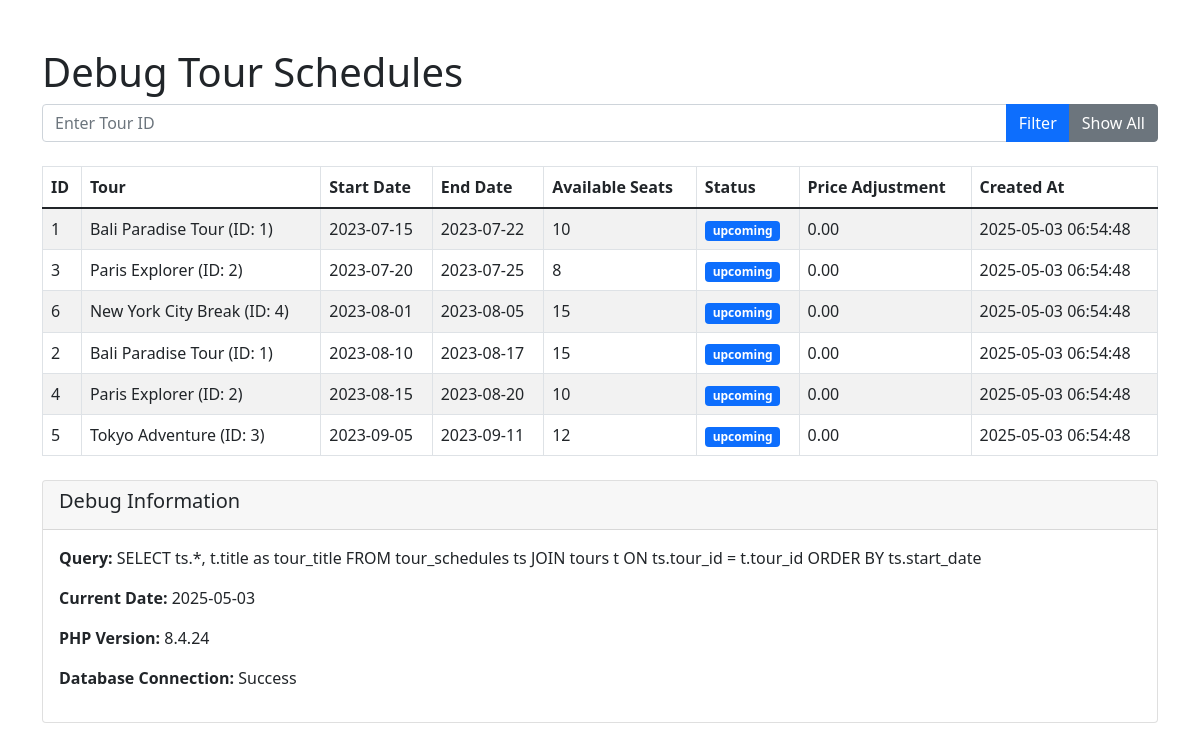
Page /debug-schedules.php (signed in) on the committed database.
### tables this page shows
CREATE TABLE IF NOT EXISTS tour_schedules (
    schedule_id INT AUTO_INCREMENT PRIMARY KEY,
    tour_id INT NOT NULL,
    start_date DATE NOT NULL,
    end_date DATE NOT NULL,
    available_seats INT NOT NULL,
    guide_name VARCHAR(100),
    price_adjustment DECIMAL(10, 2) DEFAULT 0.00,  
    status ENUM('upcoming', 'ongoing', 'completed', 'cancelled') DEFAULT 'upcoming',
    created_at DATETIME DEFAULT CURRENT_TIMESTAMP,
    updated_at DATETIME DEFAULT CURRENT_TIMESTAMP ON UPDATE CURRENT_TIMESTAMP,
    FOREIGN KEY (tour_id) REFERENCES tours(tour_id) ON DELETE CASCADE
);

CREATE TABLE IF NOT EXISTS tours (
    tour_id INT AUTO_INCREMENT PRIMARY KEY,
    title VARCHAR(100) NOT NULL,
    description TEXT NOT NULL,
    destination_id INT,
    price DECIMAL(10, 2) NOT NULL,
    duration INT NOT NULL,  
    max_people INT NOT NULL,
    inclusions TEXT,
    exclusions TEXT,
    image VARCHAR(255),
    is_featured BOOLEAN DEFAULT FALSE,
    is_active BOOLEAN DEFAULT TRUE,
    admin_id INT DEFAULT NULL,
    created_at DATETIME DEFAULT CURRENT_TIMESTAMP,
    updated_at DATETIME DEFAULT CURRENT_TIMESTAMP ON UPDATE CURRENT_TIMESTAMP,
    FOREIGN KEY (destination_id) REFERENCES destinations(destination_id) ON DELETE SET NULL,
    FOREIGN KEY (admin_id) REFERENCES users(user_id) ON DELETE SET NULL
);

### debug-schedules.php (the view, shortened to what this page needs)
<?php
$database = new Database();
$db = $database->getConnection();
$tour_id = isset($_GET['tour_id']) ? $_GET['tour_id'] : null;
if ($tour_id) {
    $query = "SELECT ts.*, t.title as tour_title
              FROM tour_schedules ts
              JOIN tours t ON ts.tour_id = t.tour_id
              WHERE ts.tour_id = :tour_id
              ORDER BY ts.start_date";
    $stmt = $db->prepare($query);
    $stmt->bindParam(":tour_id", $tour_id);
} else {
    $query = "SELECT ts.*, t.title as tour_title
              FROM tour_schedules ts
              JOIN tours t ON ts.tour_id = t.tour_id
              ORDER BY ts.start_date";
    $stmt = $db->prepare($query);
}
$stmt->execute();
$schedules = $stmt->fetchAll(PDO::FETCH_ASSOC);
?>
<!DOCTYPE html>
<html lang="en">
<head>
    <link href="https://cdn.jsdelivr.net/npm/bootstrap@5.1.3/dist/css/bootstrap.min.css" rel="stylesheet">
</head>
<body>
    <div class="container mt-5">
        <h1>Debug Tour Schedules</h1>
        <form action="" method="get" class="mb-4">
            <div class="input-group">
                <input type="text" name="tour_id" class="form-control" placeholder="Enter Tour ID" value="<?php echo $tour_id; ?>">
                <button type="submit" class="btn btn-primary">Filter</button>
                <a href="debug-schedules.php" class="btn btn-secondary">Show All</a>
            </div>
        </form>
        <table class="table table-bordered table-striped">
            <thead>
                <tr>
                    <th>ID</th>
                    <th>Tour</th>
                    <th>Start Date</th>
                    <th>End Date</th>
                    <th>Available Seats</th>
                    <th>Status</th>
                    <th>Price Adjustment</th>
                    <th>Created At</th>
                </tr>
            </thead>
            <tbody>
                <?php if (count($schedules) > 0): ?>
                    <?php foreach ($schedules as $schedule): ?>
                        <tr>
                            <td><?php echo $schedule['schedule_id']; ?></td>
                            <td><?php echo $schedule['tour_title']; ?> (ID: <?php echo $schedule['tour_id']; ?>)</td>
                            <td><?php echo $schedule['start_date']; ?></td>
                            <td><?php echo $schedule['end_date']; ?></td>
                            <td><?php echo $schedule['available_seats']; ?></td>
                            <td>
                                <span class="badge bg-<?php
                                    echo $schedule['status'] == 'upcoming' ? 'primary' :
                                        ($schedule['status'] == 'ongoing' ? 'success' :
                                            ($schedule['status'] == 'completed' ? 'secondary' : 'danger'));
                                ?>">
                                    <?php echo $schedule['status']; ?>
                                </span>
                            </td>
                            <td><?php echo $schedule['price_adjustment']; ?></td>
                            <td><?php echo $schedule['created_at']; ?></td>
                        </tr>
                    <?php endforeach; ?>
                <?php else: ?>
                    <tr>
                        <td colspan="8" class="text-center">No schedules found</td>
                    </tr>
                <?php endif; ?>
            </tbody>
        </table>
        <div class="card mt-4">
            <div class="card-header">
                <h5>Debug Information</h5>
            </div>
            <div class="card-body">
                <p><strong>Query:</strong> <?php echo $query; ?></p>
                <p><strong>Current Date:</strong> <?php echo date('Y-m-d'); ?></p>
                <p><strong>PHP Version:</strong> <?php echo phpversion(); ?></p>
                <p><strong>Database Connection:</strong> <?php echo $db ? 'Success' : 'Failed'; ?></p>
            </div>
        </div>
    </div>
</body>
</html>

### rows in the picture
tour_schedules: schedule_id "1", tour.title "Bali Paradise Tour", tour "1", start_date "2023-07-15", end_date "2023-07-22", available_seats "10", status "upcoming", price_adjustment "0.00", created_at "2025-05-03 06:54:48"
tour_schedules: schedule_id "3", tour.title "Paris Explorer", tour "2", start_date "2023-07-20", end_date "2023-07-25", available_seats "8", status "upcoming", price_adjustment "0.00", created_at "2025-05-03 06:54:48"
tour_schedules: schedule_id "6", tour.title "New York City Break", tour "4", start_date "2023-08-01", end_date "2023-08-05", available_seats "15", status "upcoming", price_adjustment "0.00", created_at "2025-05-03 06:54:48"
tour_schedules: schedule_id "2", tour.title "Bali Paradise Tour", tour "1", start_date "2023-08-10", end_date "2023-08-17", available_seats "15", status "upcoming", price_adjustment "0.00", created_at "2025-05-03 06:54:48"
tour_schedules: schedule_id "4", tour.title "Paris Explorer", tour "2", start_date "2023-08-15", end_date "2023-08-20", available_seats "10", status "upcoming", price_adjustment "0.00", created_at "2025-05-03 06:54:48"
tour_schedules: schedule_id "5", tour.title "Tokyo Adventure", tour "3", start_date "2023-09-05", end_date "2023-09-11", available_seats "12", status "upcoming", price_adjustment "0.00", created_at "2025-05-03 06:54:48"

### other values in the picture
$query "SELECT ts.*, t.title as tour_title FROM tour_schedules ts JOIN tours t ON ts.tour_id = t.tour_id ORDER BY ts.start_date"
phpversion() "8.4.24"
